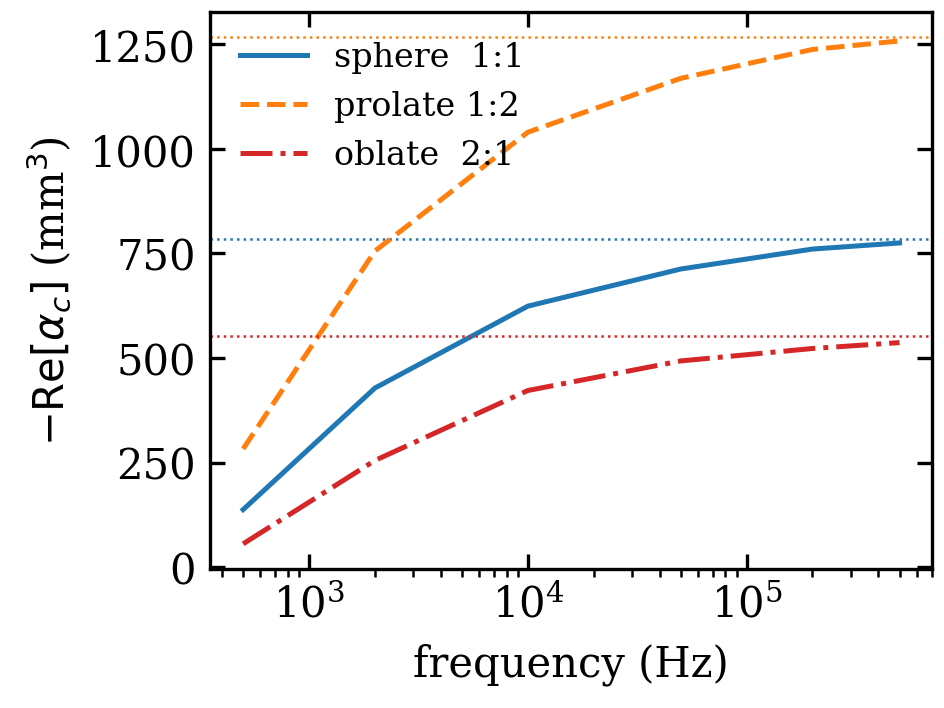

Write Python code to recreate this figure.
"""ellipsoid_alpha_omega_axisym.py -- full-frequency AXIAL eddy-current
polarizability alpha_c(omega) of a conducting spheroid, by an axisymmetric
FEM solve, validated against the analytic sphere and anchored at high
frequency by the analytic demag tensor.

This is the full-frequency (eddy) leg of the shape-anisotropy story.  The
analytic anchors live in ellipsoid_alpha_tensor.py (DC alpha=0, HF perfect-
conductor alpha_i=-V/(1-N_i)); here we compute the WHOLE alpha_c(omega)
curve between them with a FEM eddy-current solve, and show it is
shape-dependent.

Method (reuses the lab-verified TEAM 28 mixed phi-B axisymmetric machinery,
team28_axisym_fem.py): a conducting body of revolution sits in a UNIFORM
axial AC field imposed as the Dirichlet condition phi = B0 r^2/2 on the far
boundary (phi = r A_phi, and A_phi = B0 r/2 is the uniform-field vector
potential).  Solve (K + s N) X with that inhomogeneous BC; the induced
axial magnetic moment is

    m_z = (1/2) integral (r x J)_z dV = pi integral r^2 J_phi dr dz
        = -pi s sigma integral r phi dr dz   (J_phi = -s sigma A_phi = -s sigma phi/r)

and the axial polarizability is alpha_c(omega) = m_z mu0 / B0 (so that for a
sphere alpha_c = 4 pi a^3 G(x), the Landau response in levitation_sphere_force).

VALIDATION: for a sphere the FEM alpha_c(omega) must reproduce the analytic
4 pi a^3 G(x) -- this checks the uniform-field BC and the moment extractor.
Then prolate/oblate spheroids show alpha_c(omega) is shape-dependent and ->
the analytic HF limit -V/(1-N_c).

Run:  python ellipsoid_alpha_omega_axisym.py   (~1-2 min; a few axisym solves)
"""
import json
import os
import sys

import numpy as np
from netgen.occ import WorkPlane, MoveTo, Glue, OCCGeometry, Axis, Z
from ngsolve import (
    Mesh, H1, VectorL2, GridFunction, BilinearForm, Integrate, CF, x, dx,
    grad, TaskManager, ngsglobals,
)

HERE = os.path.dirname(os.path.abspath(__file__))
sys.path.insert(0, HERE)
from levitation_sphere_force import G_exact, delta  # noqa: E402
import ellipsoid_alpha_tensor as ET  # noqa: E402

mu0 = 4 * np.pi * 1e-7
SIGMA = 5.8e7          # copper
A_SPH = 5e-3           # equatorial semi-axis used everywhere (r-direction)
B0 = 1.0               # imposed uniform axial field amplitude (alpha is linear in B0)


def build_mesh(a_eq, c, box=0.10, maxh=0.01, maxh_cond=None):
    """Axisymmetric (r,z) mesh: a half-spheroid conductor (semi-axes a_eq in
    r, c in z) centred at the origin, inside a large air box [0,box]x[-box,box].
    Far boundary named 'outer' (Dirichlet phi=B0 r^2/2 imposed there)."""
    if maxh_cond is None:
        maxh_cond = min(a_eq, c) / 6.0
    boxf = MoveTo(0, -box).Rectangle(box, 2 * box).Face()
    boxf.edges.name = "outer"
    # OCC requires major >= minor.  Oblate/sphere (a_eq >= c): major = a_eq
    # along r.  Prolate (c > a_eq): build major = c along the default x, then
    # rotate 90 deg so the long axis lands on z.
    if c > a_eq:
        ell = WorkPlane().MoveTo(0, 0).Ellipse(c, a_eq).Face()
        ell = ell.Rotate(Axis((0, 0, 0), Z), 90)
    else:
        ell = WorkPlane().MoveTo(0, 0).Ellipse(a_eq, c).Face()
    leftrect = MoveTo(-a_eq, -c).Rectangle(a_eq, 2 * c).Face()   # r<0 half
    cond = ell - leftrect
    cond.faces.name = "cond"
    cond.maxh = maxh_cond
    air = boxf - cond
    air.faces.name = "air"
    shape = Glue([air, cond])
    return Mesh(OCCGeometry(shape, dim=2).GenerateMesh(maxh=maxh))


def alpha_c(mesh, omega, p=2):
    """Axial polarizability alpha_c(omega) [m^3] of the 'cond' body in a unit
    uniform axial AC field, via the mixed phi-B axisym solve."""
    fesPhi = H1(mesh, order=p, dirichlet="outer", complex=True)
    fesB = VectorL2(mesh, order=p - 1, complex=True)
    fes = fesPhi * fesB
    (u, B), (v, dB) = fes.TnT()

    def Bop(phi):
        g = grad(phi)
        return CF((-1 / x * g[1], 1 / x * g[0]))

    nu = 1.0 / mu0                                    # non-magnetic everywhere
    sig = mesh.MaterialCF({"cond": SIGMA}, default=0.0)
    s = 1j * omega
    a = BilinearForm(nu * x * (B * dB - Bop(u) * dB + Bop(v) * B) * dx)
    a += (v * (s * sig * (u / x))) * dx
    with TaskManager():
        a.Assemble()
        gf = GridFunction(fes)
        # inhomogeneous Dirichlet: phi = B0 r^2/2 on 'outer' (axis r=0 -> 0)
        gf.components[0].Set(CF(B0 * x * x / 2), definedon=mesh.Boundaries("outer"))
        res = gf.vec.CreateVector()
        res.data = -a.mat * gf.vec
        gf.vec.data += a.mat.Inverse(fes.FreeDofs(), inverse="umfpack") * res
        # induced axial moment m_z = -pi s sigma int r phi dr dz over 'cond'
        mom = Integrate(x * gf.components[0] * dx(mesh.Materials("cond")), mesh)
    m_z = -np.pi * s * SIGMA * mom
    alpha = complex(m_z) * mu0 / B0
    # The FEM solver uses s = +j*omega (e^{+j omega t} engineering convention);
    # the analytic G_exact (levitation_sphere_force) uses the e^{-j omega t}
    # physics convention, so its imaginary part has the opposite sign.  The
    # physical content (|alpha|, Re[alpha], loss magnitude) is identical; we
    # conjugate the FEM result to report alpha_c in the SAME convention as the
    # rest of this folder (so it equals 4 pi a^3 G(x) for a sphere, not its
    # conjugate).  Re[alpha] -- the only part the levitation force uses -- is
    # unaffected by the conjugation.
    return np.conj(alpha)


def sphere_analytic(omega, a=A_SPH):
    """Analytic axial polarizability of a conducting sphere: 4 pi a^3 G(x)."""
    return 4 * np.pi * a**3 * G_exact(omega)


def main():
    ngsglobals.msg_level = 0
    print(f"Axisymmetric FEM eddy-current alpha_c(omega); Cu sigma={SIGMA:.2e}, "
          f"a_eq={A_SPH*1e3:.1f} mm")

    # ---- check 1: VALIDATE the pipeline on a sphere vs analytic 4 pi a^3 G(x) ----
    print("\n[check 1] sphere: FEM alpha_c(omega) vs analytic 4 pi a^3 G(x)")
    mesh_s = build_mesh(A_SPH, A_SPH, box=0.10, maxh=0.012)
    print(f"   sphere mesh: {mesh_s.ne} elements, materials={mesh_s.GetMaterials()}")
    print("   f[Hz]   a/delta   FEM Re,Im [mm^3]        analytic Re,Im [mm^3]   relerr")
    worst = 0.0
    for f in (2e3, 1e4, 5e4, 2e5):
        w = 2 * np.pi * f
        afem = alpha_c(mesh_s, w)
        aan = sphere_analytic(w)
        rel = abs(afem - aan) / abs(aan)
        worst = max(worst, rel)
        print(f"  {f:7.0f}  {A_SPH/delta(w):6.2f}  "
              f"({afem.real*1e9:+8.2f},{afem.imag*1e9:+8.2f})  "
              f"({aan.real*1e9:+8.2f},{aan.imag*1e9:+8.2f})  {rel*100:5.2f}%")
    print(f"   worst relerr vs analytic sphere = {worst*100:.2f}%")
    assert worst < 0.05, f"FEM sphere alpha_c off by {worst*100:.1f}% from analytic G(x)"

    # ---- check 2: HF limit -> analytic demag-tensor value -V/(1-N_c) ----
    print("\n[check 2] HF limit alpha_c(omega->hi) -> -V/(1-N_c) (analytic demag)")
    f_hi = 5e5
    w_hi = 2 * np.pi * f_hi
    shapes = {
        "sphere   1:1": (A_SPH, A_SPH),
        "prolate  1:2": (A_SPH, 2 * A_SPH),
        "oblate   2:1": (A_SPH, 0.5 * A_SPH),
    }
    print("   shape         N_c     -V/(1-N_c)[mm^3]   FEM Re[alpha_c]   relerr  |a_c|/V")
    hf = {}
    for name, (ae, c) in shapes.items():
        N = ET.demag_tensor((ae, ae, c))
        V = 4 / 3 * np.pi * ae * ae * c
        kappa_hf = -V / (1.0 - N[2])
        m = build_mesh(ae, c, box=0.10, maxh=0.012)
        afem = alpha_c(m, w_hi)
        rel = abs(afem.real - kappa_hf) / abs(kappa_hf)
        hf[name] = (kappa_hf, afem.real, N[2], V)
        print(f"   {name}   {N[2]:.4f}   {kappa_hf*1e9:+9.2f}      "
              f"{afem.real*1e9:+9.2f}    {rel*100:5.2f}%   {abs(afem.real)/V:.3f}")
        assert rel < 0.08, f"{name}: HF alpha_c off {rel*100:.1f}% from -V/(1-N_c)"
    # the pure SHAPE signature is the per-volume response |alpha_c|/V = 1/(1-N_c):
    # flatter-along-the-field (oblate, large N_c) excludes more flux per volume
    # than elongated-along-the-field (prolate, small N_c).  (Absolute |alpha_c|
    # also tracks volume; per-volume isolates the shape.)
    pv = {k: abs(hf[k][1]) / hf[k][3] for k in shapes}
    assert pv["prolate  1:2"] < pv["sphere   1:1"] < pv["oblate   2:1"], \
        "per-volume axial response must increase prolate < sphere < oblate"

    # ---- check 3: full-frequency curve is shape-dependent ----
    print("\n[check 3] alpha_c(omega) full curve is shape-dependent "
          "(DC->0, HF->-V/(1-N_c))")
    freqs = np.array([5e2, 2e3, 1e4, 5e4, 2e5, 5e5])
    curves = {}
    for name, (ae, c) in shapes.items():
        m = build_mesh(ae, c, box=0.10, maxh=0.012)
        vals = [alpha_c(m, 2 * np.pi * f) for f in freqs]
        curves[name] = vals
        re = " ".join(f"{v.real*1e9:7.1f}" for v in vals)
        print(f"   {name}  Re[alpha_c] (mm^3): {re}")
    # DC end: |alpha_c| smallest at lowest freq for every shape (eddy onset)
    for name in shapes:
        amp = [abs(v) for v in curves[name]]
        assert amp[0] < amp[-1], f"{name}: |alpha_c| must grow from DC to HF"

    # ---- persist ----
    data = {
        "sigma": SIGMA, "a_eq_m": A_SPH, "B0": B0,
        "sphere_validation_worst_relerr": worst,
        "hf_anchor": {k: {"N_c": hf[k][2], "kappa_analytic_m3": hf[k][0],
                          "alpha_fem_re_m3": hf[k][1]} for k in shapes},
        "freqs_Hz": freqs.tolist(),
        "alpha_c_re_m3": {k: [v.real for v in curves[k]] for k in shapes},
        "alpha_c_im_m3": {k: [v.imag for v in curves[k]] for k in shapes},
    }
    with open(os.path.join(HERE, "ellipsoid_alpha_omega_axisym_results.json"), "w") as fp:
        json.dump(data, fp, indent=2)
    print("\n wrote ellipsoid_alpha_omega_axisym_results.json")
    plot(freqs, curves, hf, shapes)


def plot(freqs, curves, hf, shapes):
    import matplotlib
    matplotlib.use("Agg")
    import matplotlib.pyplot as plt
    plt.rcParams.update({"font.size": 10, "font.family": "serif", "axes.linewidth": 0.8})
    fig, ax = plt.subplots(figsize=(8 / 2.54, 6 / 2.54))
    styles = {"sphere   1:1": ("C0", "-"), "prolate  1:2": ("C1", "--"),
              "oblate   2:1": ("C3", "-.")}
    for name in shapes:
        col, ls = styles[name]
        re = np.array([-v.real * 1e9 for v in curves[name]])   # plot -Re (lift)
        ax.semilogx(freqs, re, col + ls[0] if False else col, linestyle=ls,
                    lw=1.2, label=name.replace("  ", " "))
        ax.axhline(-hf[name][0] * 1e9, color=col, ls=":", lw=0.6)
    ax.set_xlabel("frequency (Hz)")
    ax.set_ylabel(r"$-\mathrm{Re}[\alpha_c]$ (mm$^3$)")
    ax.legend(frameon=False, fontsize=8, loc="upper left")
    ax.tick_params(direction="in", top=True, right=True)
    fig.tight_layout(pad=0.3)
    out = os.path.join(HERE, "ellipsoid_alpha_omega_axisym.png")
    fig.savefig(out, dpi=300)
    print(f" wrote {out}")


if __name__ == "__main__":
    main()
